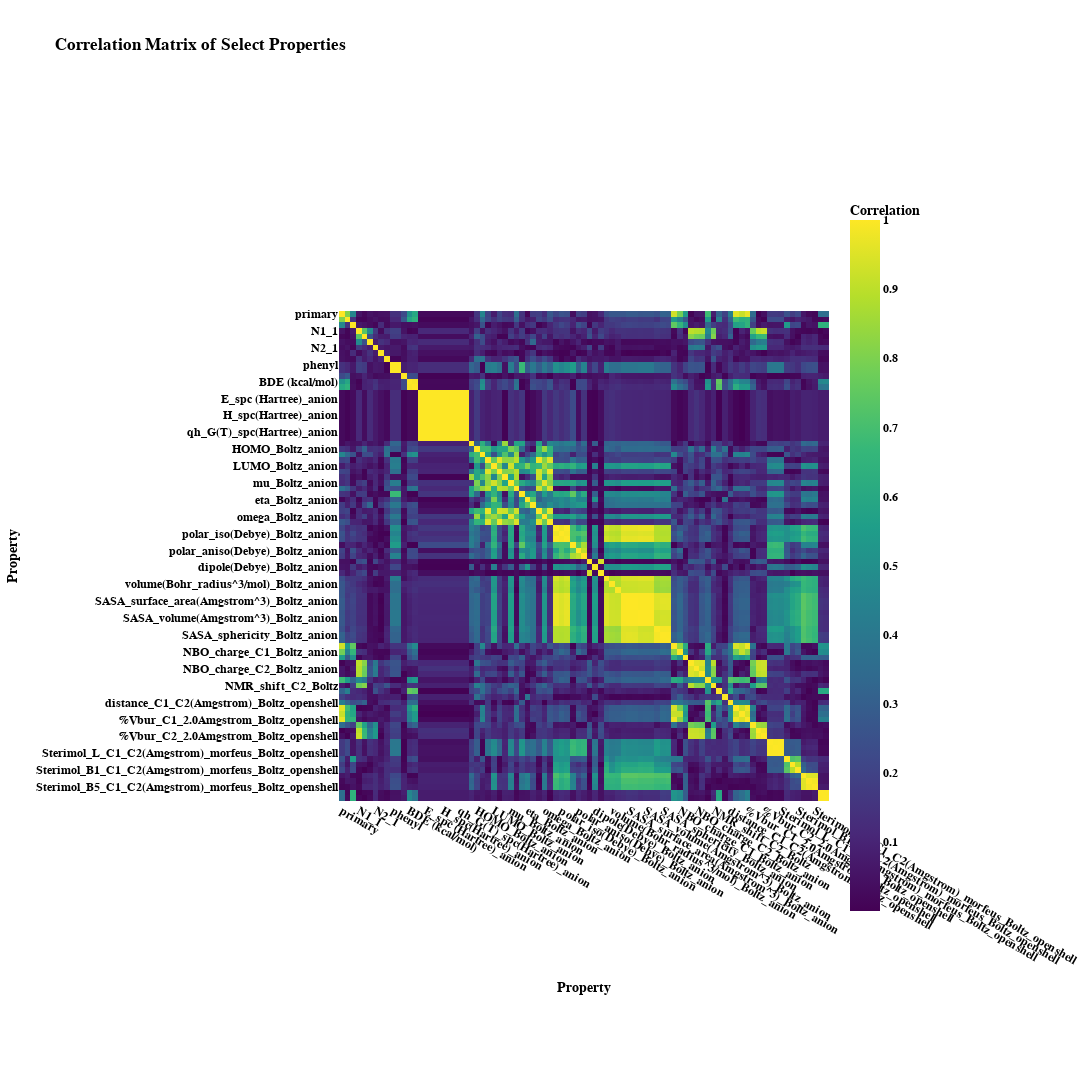

Notebook cell for this chart:
### Code cell
# plot the correlation matrix
fig = px.imshow(
    corr_matrix.abs().values,
    labels=dict(x="Property", y="Property", color="Correlation"),
    x=corr_matrix.columns,
    y=corr_matrix.columns,
    color_continuous_scale="Viridis",
    title="Correlation Matrix of Select Properties",
)

fig.update_layout(
    height=len(select_properties_data_columns) * 30,
    width=len(select_properties_data_columns) * 30,
    xaxis=dict(tickangle=30),
    template="plotly",
    font=dict(size=12, family="Arial", color="black", weight="bold"),
)

fig.update_coloraxes(
    colorbar_len=0.8,
    colorbar_title="Correlation",
)

fig.show()
# save to html and open in browser
fig.write_html("temp.html", auto_open=False)

### Figure 1 — Plotly figure (JSON) as saved in the notebook; plotly's stock layout.template omitted (floating-point values rounded to 4 significant figures; data arrays with more than 128 entries replaced by an {"elided": "..."} marker saying what was removed)
{"data": [{"coloraxis": "coloraxis", "hovertemplate": "Property: %{x}<br>Property: %{y}<br>Correlation: %{z}<extra></extra>", "name": "0", "type": "heatmap", "x": ["primary", "secondary", "tertiary", "N1_1", "N1_2", "N1_3", "N2_1", "N2_2", "N2_3", "phenyl", "biphenyl", "ring_size", "BDE (kcal/mol)", "BDFE (kcal/mol)", "E_spc (Hartree)", "E_spc (Hartree)_anion", "E_spc (Hartree)_openshell", "H_spc(Hartree)", "H_spc(Hartree)_anion", "H_spc(Hartree)_openshell", "qh_G(T)_spc(Hartree)", "qh_G(T)_spc(Hartree)_anion", "qh_G(T)_spc(Hartree)_openshell", "HOMO_Boltz", "HOMO_Boltz_anion", "HOMO_Boltz_openshell", "LUMO_Boltz", "LUMO_Boltz_anion", "LUMO_Boltz_openshell", "mu_Boltz", "mu_Boltz_anion", "mu_Boltz_openshell", "eta_Boltz", "eta_Boltz_anion", "eta_Boltz_openshell", "omega_Boltz", "omega_Boltz_anion", "omega_Boltz_openshell", "polar_iso(Debye)_Boltz", "polar_iso(Debye)_Boltz_anion", "polar_iso(Debye)_Boltz_openshell", "polar_aniso(Debye)_Boltz", "polar_aniso(Debye)_Boltz_anion", "polar_aniso(Debye)_Boltz_openshell", "dipole(Debye)_Boltz", "dipole(Debye)_Boltz_anion", "dipole(Debye)_Boltz_openshell", "volume(Bohr_radius^3/mol)_Boltz", "volume(Bohr_radius^3/mol)_Boltz_anion", "volume(Bohr_radius^3/mol)_Boltz_openshell", "SASA_surface_area(Amgstrom^3)_Boltz", "SASA_surface_area(Amgstrom^3)_Boltz_anion", "SASA_surface_area(Amgstrom^3)_Boltz_openshell", "SASA_volume(Amgstrom^3)_Boltz", "SASA_volume(Amgstrom^3)_Boltz_anion", "SASA_volume(Amgstrom^3)_Boltz_openshell", "SASA_sphericity_Boltz", "SASA_sphericity_Boltz_anion", "SASA_sphericity_Boltz_openshell", "NBO_charge_C1_Boltz", "NBO_charge_C1_Boltz_anion", "NBO_charge_C1_Boltz_openshell", "NBO_charge_C2_Boltz", "NBO_charge_C2_Boltz_anion", "NBO_charge_C2_Boltz_openshell", "NMR_shift_C1_Boltz", "NMR_shift_C2_Boltz", "distance_C1_C2(Amgstrom)_Boltz", "distance_C1_C2(Amgstrom)_Boltz_anion", "distance_C1_C2(Amgstrom)_Boltz_openshell", "%Vbur_C1_2.0Amgstrom_Boltz", "%Vbur_C1_2.0Amgstrom_Boltz_anion", "%Vbur_C1_2.0Amgstrom_Boltz_openshell", "%Vbur_C2_2.0Amgstrom_Boltz", "%Vbur_C2_2.0Amgstrom_Boltz_anion", "%Vbur_C2_2.0Amgstrom_Boltz_openshell", "Sterimol_L_C1_C2(Amgstrom)_morfeus_Boltz", "Sterimol_L_C1_C2(Amgstrom)_morfeus_Boltz_anion", "Sterimol_L_C1_C2(Amgstrom)_morfeus_Boltz_openshell", "Sterimol_B1_C1_C2(Amgstrom)_morfeus_Boltz", "Sterimol_B1_C1_C2(Amgstrom)_morfeus_Boltz_anion", "Sterimol_B1_C1_C2(Amgstrom)_morfeus_Boltz_openshell", "Sterimol_B5_C1_C2(Amgstrom)_morfeus_Boltz", "Sterimol_B5_C1_C2(Amgstrom)_morfeus_Boltz_anion", "Sterimol_B5_C1_C2(Amgstrom)_morfeus_Boltz_openshell", "pyramidalization_Gavrish_C1(deg)_Boltz", "pyramidalization_Agranat-Radhakrishnan_C1_Boltz"], "xaxis": "x", "y": ["primary", "secondary", "tertiary", "N1_1", "N1_2", "N1_3", "N2_1", "N2_2", "N2_3", "phenyl", "biphenyl", "ring_size", "BDE (kcal/mol)", "BDFE (kcal/mol)", "E_spc (Hartree)", "E_spc (Hartree)_anion", "E_spc (Hartree)_openshell", "H_spc(Hartree)", "H_spc(Hartree)_anion", "H_spc(Hartree)_openshell", "qh_G(T)_spc(Hartree)", "qh_G(T)_spc(Hartree)_anion", "qh_G(T)_spc(Hartree)_openshell", "HOMO_Boltz", "HOMO_Boltz_anion", "HOMO_Boltz_openshell", "LUMO_Boltz", "LUMO_Boltz_anion", "LUMO_Boltz_openshell", "mu_Boltz", "mu_Boltz_anion", "mu_Boltz_openshell", "eta_Boltz", "eta_Boltz_anion", "eta_Boltz_openshell", "omega_Boltz", "omega_Boltz_anion", "omega_Boltz_openshell", "polar_iso(Debye)_Boltz", "polar_iso(Debye)_Boltz_anion", "polar_iso(Debye)_Boltz_openshell", "polar_aniso(Debye)_Boltz", "polar_aniso(Debye)_Boltz_anion", "polar_aniso(Debye)_Boltz_openshell", "dipole(Debye)_Boltz", "dipole(Debye)_Boltz_anion", "dipole(Debye)_Boltz_openshell", "volume(Bohr_radius^3/mol)_Boltz", "volume(Bohr_radius^3/mol)_Boltz_anion", "volume(Bohr_radius^3/mol)_Boltz_openshell", "SASA_surface_area(Amgstrom^3)_Boltz", "SASA_surface_area(Amgstrom^3)_Boltz_anion", "SASA_surface_area(Amgstrom^3)_Boltz_openshell", "SASA_volume(Amgstrom^3)_Boltz", "SASA_volume(Amgstrom^3)_Boltz_anion", "SASA_volume(Amgstrom^3)_Boltz_openshell", "SASA_sphericity_Boltz", "SASA_sphericity_Boltz_anion", "SASA_sphericity_Boltz_openshell", "NBO_charge_C1_Boltz", "NBO_charge_C1_Boltz_anion", "NBO_charge_C1_Boltz_openshell", "NBO_charge_C2_Boltz", "NBO_charge_C2_Boltz_anion", "NBO_charge_C2_Boltz_openshell", "NMR_shift_C1_Boltz", "NMR_shift_C2_Boltz", "distance_C1_C2(Amgstrom)_Boltz", "distance_C1_C2(Amgstrom)_Boltz_anion", "distance_C1_C2(Amgstrom)_Boltz_openshell", "%Vbur_C1_2.0Amgstrom_Boltz", "%Vbur_C1_2.0Amgstrom_Boltz_anion", "%Vbur_C1_2.0Amgstrom_Boltz_openshell", "%Vbur_C2_2.0Amgstrom_Boltz", "%Vbur_C2_2.0Amgstrom_Boltz_anion", "%Vbur_C2_2.0Amgstrom_Boltz_openshell", "Sterimol_L_C1_C2(Amgstrom)_morfeus_Boltz", "Sterimol_L_C1_C2(Amgstrom)_morfeus_Boltz_anion", "Sterimol_L_C1_C2(Amgstrom)_morfeus_Boltz_openshell", "Sterimol_B1_C1_C2(Amgstrom)_morfeus_Boltz", "Sterimol_B1_C1_C2(Amgstrom)_morfeus_Boltz_anion", "Sterimol_B1_C1_C2(Amgstrom)_morfeus_Boltz_openshell", "Sterimol_B5_C1_C2(Amgstrom)_morfeus_Boltz", "Sterimol_B5_C1_C2(Amgstrom)_morfeus_Boltz_anion", "Sterimol_B5_C1_C2(Amgstrom)_morfeus_Boltz_openshell", "pyramidalization_Gavrish_C1(deg)_Boltz", "pyramidalization_Agranat-Radhakrishnan_C1_Boltz"], "yaxis": "y", "z": {"elided": "87x87 float values"}}], "layout": {"coloraxis": {"colorbar": {"len": 0.8, "title": {"text": "Correlation"}}, "colorscale": [[0, "#440154"], [0.1111, "#482878"], [0.2222, "#3e4989"], [0.3333, "#31688e"], [0.4444, "#26828e"], [0.5556, "#1f9e89"], [0.6667, "#35b779"], [0.7778, "#6ece58"], [0.8889, "#b5de2b"], [1, "#fde725"]]}, "font": {"color": "black", "family": "Arial", "size": 12, "weight": "bold"}, "height": 2610, "title": {"text": "Correlation Matrix of Select Properties"}, "width": 2610, "xaxis": {"anchor": "y", "constrain": "domain", "domain": [0, 1], "scaleanchor": "y", "tickangle": 30, "title": {"text": "Property"}}, "yaxis": {"anchor": "x", "autorange": "reversed", "constrain": "domain", "domain": [0, 1], "title": {"text": "Property"}}}}
